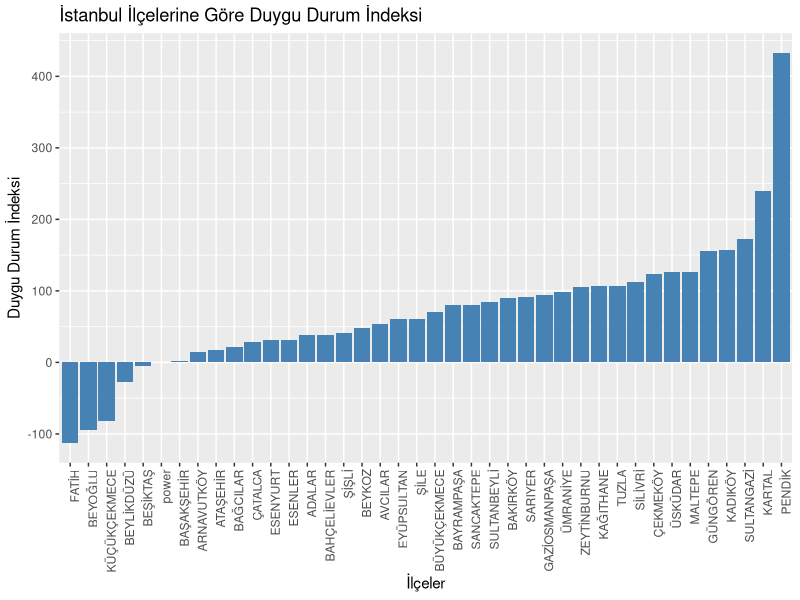

Write the R code that produced this figure.
## ---- chunk 1
library(readxl)
library(dplyr)
## ---- chunk 2
emotion_by_area <-read_excel("datas/1-vdym-ilce-baznda-hanelerdeki-duygu-durum-istatistikleri.xlsx")
df <- t(emotion_by_area)
## ---- chunk 3
df <- as.data.frame(df)
## ---- chunk 4
# first row as column names
colnames(df) <- df[1,]
df <- df[-1,]
# index as row names
## ---- chunk 5
# write max value for each column and index name
max_value <- function(df){
  for (i in 1:ncol(df)){
    print(paste0( colnames(df)[i], " ilçesi için en yüksek değer alan değerlendirme ", rownames(df)[which.max(df[,i])]))
  }
}

## ---- chunk 6
# call max_value function
max_value(df)
## ---- chunk 7
mutluluk <- df[grepl("Mutluluk", rownames(df)),]
üzüntü <- df[grepl("Üzüntü", rownames(df)),]

## ---- chunk 8

rownames(mutluluk) <- 1:nrow(mutluluk)
rownames(üzüntü) <- 1:nrow(üzüntü)

## ---- chunk 9
# row names as column
mutluluk$power <- rownames(mutluluk)
üzüntü$power <- rownames(üzüntü)
# multiply each row with power
mutluluk$power <- as.numeric(mutluluk$power)
üzüntü$power <- as.numeric(üzüntü$power)
# make each col as numeric
mutluluk <- mutate_if(mutluluk, is.character, as.numeric)
üzüntü <- mutate_if(üzüntü, is.character, as.numeric)
for (i in 1:ncol(mutluluk)){
  mutluluk[,i] <- mutluluk[,i] * mutluluk$power
}
for (i in 1:ncol(üzüntü)){
  üzüntü[,i] <- üzüntü[,i] * üzüntü$power* (-1)
}
## ---- chunk 10
# create emotion data frame
emotion <- data.frame(
  mutluluk = colSums(mutluluk),
  üzüntü = colSums(üzüntü)
)
emotion <- as.data.frame(emotion)
# row sum
emotion$sum <- emotion$mutluluk + emotion$üzüntü

# ggplot for emotion order by sum
library(ggplot2)
ggplot(emotion, aes(x = reorder(rownames(emotion), sum), y = sum)) +
  geom_bar(stat = "identity", fill = "steelblue") +
  theme(axis.text.x = element_text(angle = 90, hjust = 1)) +
  labs(x = "İlçeler", y = "Duygu Durum İndeksi", title = "İstanbul İlçelerine Göre Duygu Durum İndeksi")
